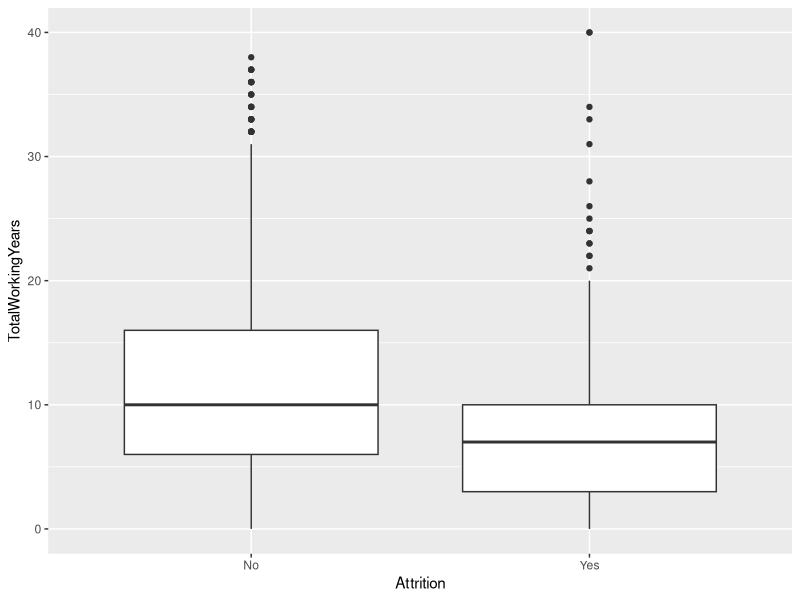
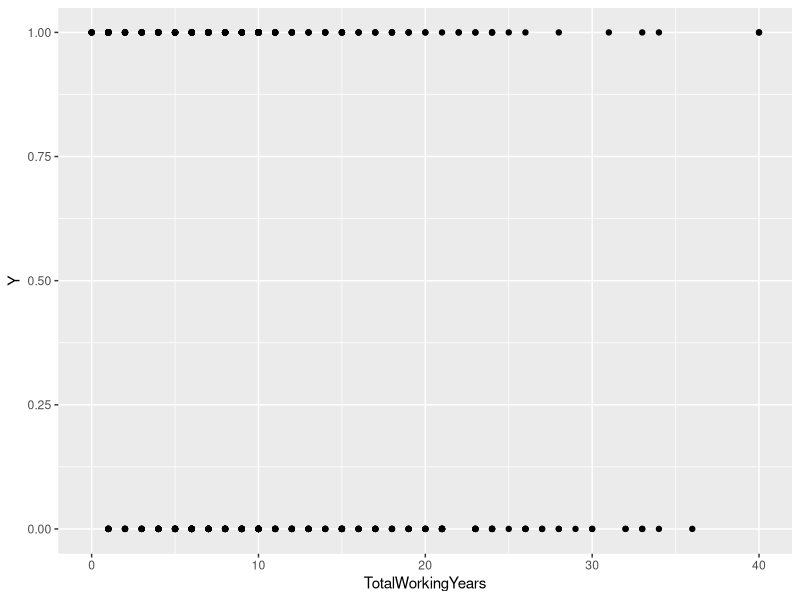
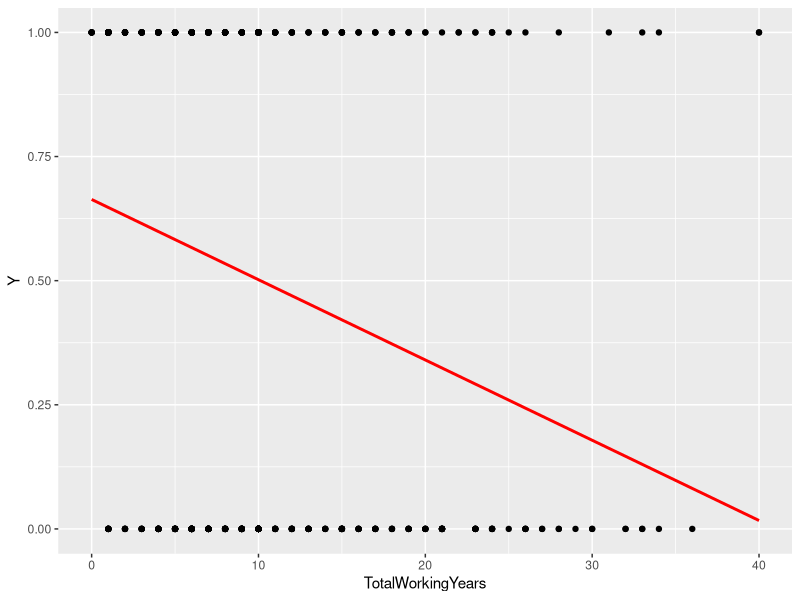
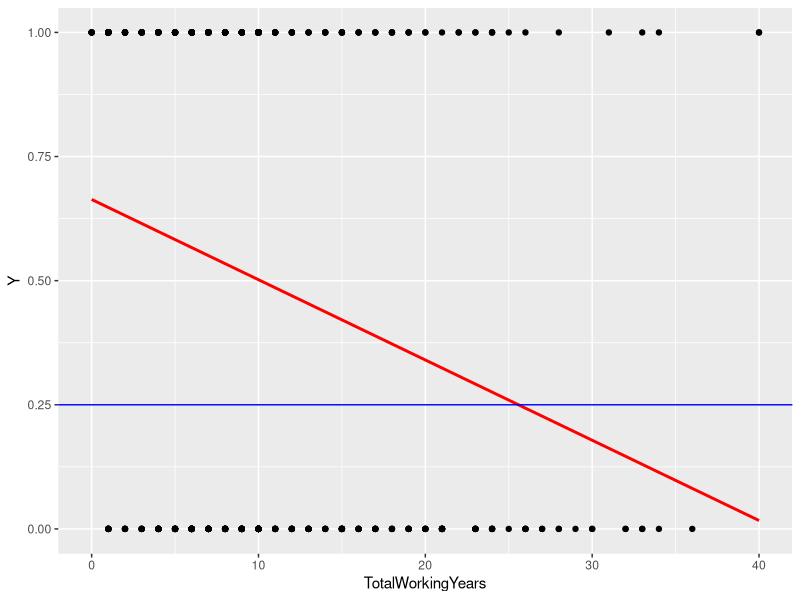
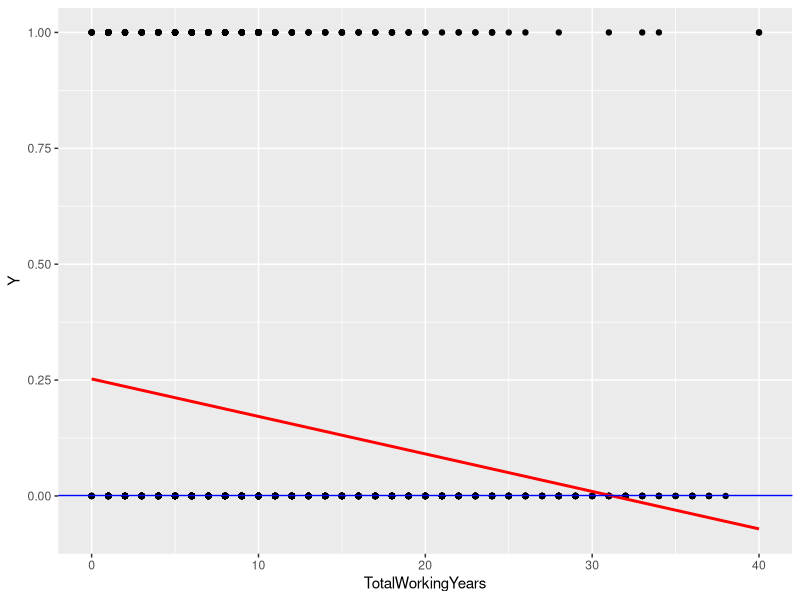
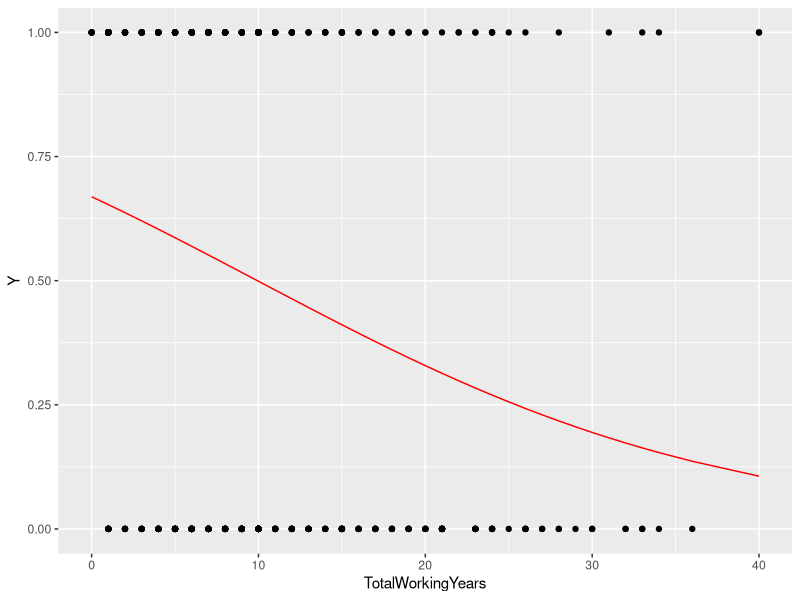
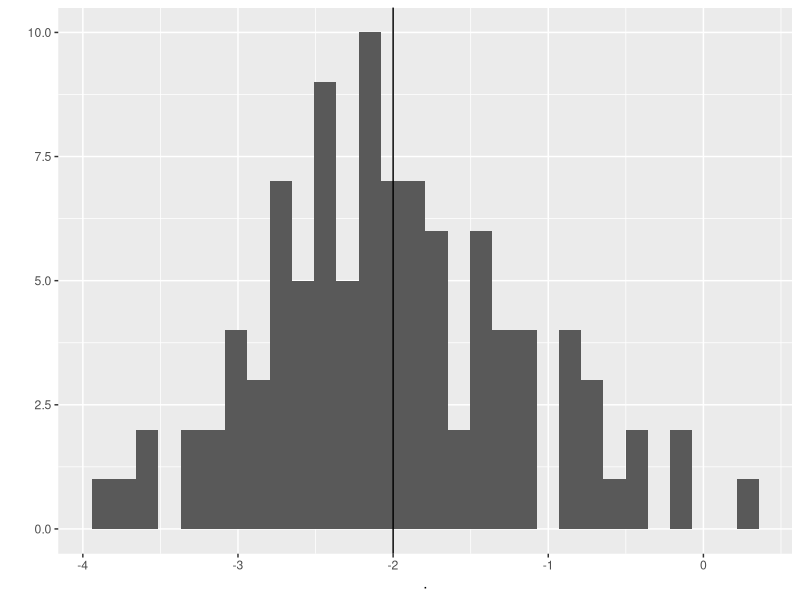
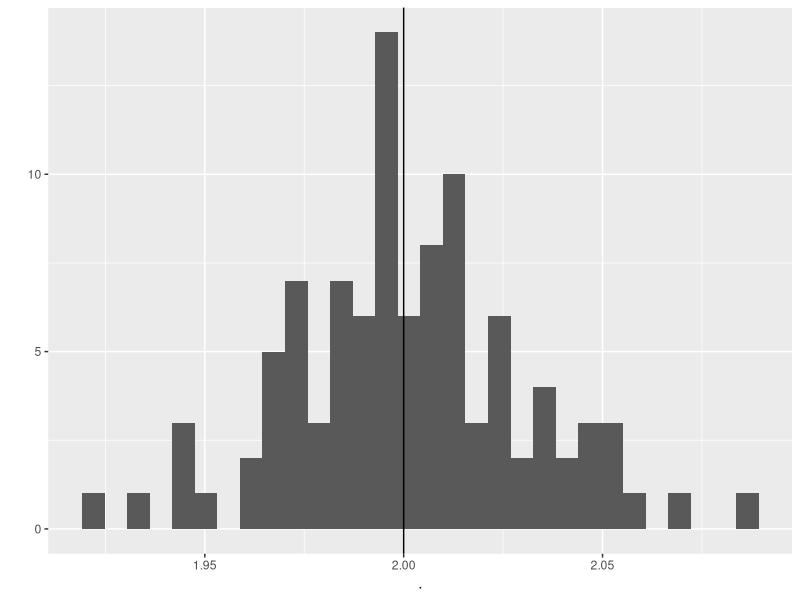

These charts were generated, in order, by the following R code:
## ---- chunk 1
knitr::opts_chunk$set(echo = TRUE)
## ---- chunk 2
library(tidyverse)
library(broom)
library(modeldata)
## ---- chunk 3
data(attrition)
head(attrition)
## ---- chunk 4
ggplot(attrition, aes(Attrition, TotalWorkingYears)) + 
  geom_boxplot()
## ---- chunk 5
t.test(TotalWorkingYears ~ Attrition, data = attrition)
## ---- chunk 6
attrition %>% count(Attrition) 
table(attrition$Attrition) # base R
## ---- chunk 7
attrition_no <- attrition %>%
  filter(Attrition == "No") %>%
  sample_n(size = 237)

attrition_yes <- attrition %>%
  filter(Attrition == "Yes")

attrition_balanced <- rbind(attrition_no, attrition_yes)
## ---- chunk 8
attrition_numeric_balanced <- attrition_balanced %>% 
  mutate(Y = as.numeric(Attrition) - 1) %>%
  select(Y, TotalWorkingYears)

head(attrition_numeric_balanced)

ggplot(attrition_numeric_balanced, 
       aes(y = Y, x = TotalWorkingYears)) + 
  geom_point()
## ---- chunk 9
lm_attrition_working <- lm(Y ~ TotalWorkingYears, data = attrition_numeric_balanced)

ggplot(attrition_numeric_balanced, 
       aes(y = Y, x = TotalWorkingYears)) + 
  geom_point() + 
  geom_line(data = augment(lm_attrition_working), 
            aes(y = .fitted), 
            colour = "red", 
            size = 1)
## ---- chunk 10
ggplot(attrition_numeric_balanced, 
       aes(y = Y, x = TotalWorkingYears)) + 
  geom_point() + 
  geom_line(data = augment(lm_attrition_working), 
            aes(y = .fitted), 
            colour = "red", 
            size = 1) + 
  geom_hline(yintercept = 0.25, 
             colour = "blue", 
             )
## ---- chunk 11
attrition_numeric <- attrition %>% 
  mutate(Y = as.numeric(Attrition) - 1)

lm_attrition_working_full <- lm(Y ~ TotalWorkingYears, data = attrition_numeric)

ggplot(attrition_numeric, 
       aes(y = Y, x = TotalWorkingYears)) + 
  geom_point() + 
  geom_line(data = augment(lm_attrition_working_full), 
            aes(y = .fitted), 
            colour = "red", 
            size = 1) + 
  geom_hline(yintercept = .001, colour = "blue")
## ---- chunk 12
glm_attrition_working <- glm(Y ~ TotalWorkingYears, data = attrition_numeric_balanced, family = "binomial")

ggplot(attrition_numeric_balanced, 
       aes(y = Y, x = TotalWorkingYears)) + 
  geom_point() + 
  geom_line(data = augment(glm_attrition_working,  type.predict = "response"),
            aes(y = .fitted), 
            colour = "red")
## ---- chunk 13
summary(glm_attrition_working)
## ---- chunk 14
exp(coef(glm_attrition_working))
## ---- chunk 15
exp(confint(glm_attrition_working))
## ---- chunk 16
glance(glm_attrition_working)
## ---- chunk 17
mean(predict(glm_attrition_working, type = "response") > 0.5)
## ---- chunk 18
get_confusion_matrix <- function(fitted_glm, cutoff = .5) 
  {
  #' Get confusion matrix from fitted glm
  #'
  #'@param fitted_glm
  #'@param cutoff 
  
  confusion_matrix <- augment(fitted_glm, type.predict = "response") %>%
    mutate(Yhat = as.numeric(.fitted > cutoff)) %>%
    count(Y, Yhat)
  
  return(confusion_matrix)
}
## ---- chunk 19
get_confusion_matrix(glm_attrition_working)
## ---- chunk 20
gg <- function(x) 1 - 2*x

simulate_df_one_pred <- function(nn, ff)
{
  #' Simulates from the model `y = f(x) + noise`
  #'
  #'@param nn int, the sample size
  #'@param ff function of one argment which returns a float
  
  xx <- runif(nn)
  
  noise <- rnorm(nn)
  
  yy <- ff(xx) + noise
  
  return(data.frame(x = xx, y = yy))
}
## ---- chunk 21

simulated_df <- simulate_df_one_pred(nn = 20, ff = gg)

lm_simulated <- lm(y ~ x, data = simulated_df)

coef(lm_simulated)[2]
## ---- chunk 22
replicate(100, coef(lm(y ~ x, data = simulate_df_one_pred(nn = 20, ff = gg)))[2]) %>%
  qplot() + geom_vline(xintercept = -2)
## ---- chunk 23

hh <- function(x1, x2) 5 + 2 * x1 - 7 * x2

simulate_df_two_pred <- function(nn, ff) 
{
  #' Simulates from the model `y = f(x1, x2) + noise`
  #'
  #'@param nn int, the sample size
  #'@param ff function of two argments which returns a float
  
  uu <- rnorm(nn)
  
  x1 <- 3*uu + rnorm(nn)
  
  x2 <- 15 - 7*uu + rnorm(nn)
  
  yy <- ff(x1, x2) + rnorm(nn)
  
  return(data.frame(x1 = x1, x2 = x2, y = yy))
}
## ---- chunk 24
replicate(100, coef(lm(y ~ x1 + x2, data = simulate_df_two_pred(nn = 1000, ff = hh)))[2]) %>%
  qplot() + geom_vline(xintercept = 2)
